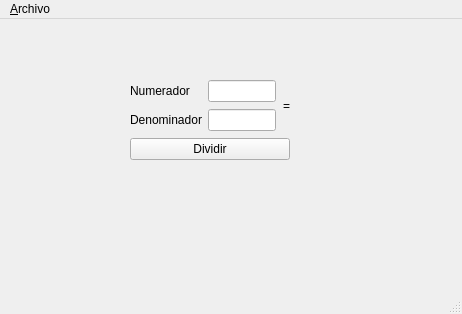
<?xml version="1.0" encoding="UTF-8"?>
<ui version="4.0">
 <class>MainWindow</class>
 <widget class="QMainWindow" name="MainWindow">
  <property name="geometry">
   <rect>
    <x>0</x>
    <y>0</y>
    <width>462</width>
    <height>314</height>
   </rect>
  </property>
  <property name="windowTitle">
   <string>MainWindow</string>
  </property>
  <widget class="QWidget" name="centralwidget">
   <widget class="QWidget" name="verticalLayoutWidget">
    <property name="geometry">
     <rect>
      <x>130</x>
      <y>60</y>
      <width>160</width>
      <height>81</height>
     </rect>
    </property>
    <layout class="QVBoxLayout" name="verticalLayout">
     <item>
      <layout class="QHBoxLayout" name="horizontalLayout">
       <item>
        <layout class="QGridLayout" name="gridLayout">
         <item row="0" column="1">
          <widget class="QLineEdit" name="lineEdit1"/>
         </item>
         <item row="1" column="1">
          <widget class="QLineEdit" name="lineEdit2"/>
         </item>
         <item row="1" column="0">
          <widget class="QLabel" name="label_2">
           <property name="text">
            <string>Denominador</string>
           </property>
          </widget>
         </item>
         <item row="0" column="0">
          <widget class="QLabel" name="label">
           <property name="text">
            <string>&lt;html&gt;&lt;head/&gt;&lt;body&gt;&lt;p&gt;Numerador&lt;/p&gt;&lt;/body&gt;&lt;/html&gt;</string>
           </property>
          </widget>
         </item>
        </layout>
       </item>
       <item>
        <spacer name="horizontalSpacer">
         <property name="orientation">
          <enum>Qt::Horizontal</enum>
         </property>
         <property name="sizeHint" stdset="0">
          <size>
           <width>40</width>
           <height>20</height>
          </size>
         </property>
        </spacer>
       </item>
       <item>
        <widget class="QLabel" name="label_3">
         <property name="text">
          <string>=</string>
         </property>
        </widget>
       </item>
      </layout>
     </item>
     <item>
      <widget class="QPushButton" name="pushButton1">
       <property name="text">
        <string>Dividir</string>
       </property>
      </widget>
     </item>
    </layout>
   </widget>
  </widget>
  <widget class="QMenuBar" name="menubar">
   <property name="geometry">
    <rect>
     <x>0</x>
     <y>0</y>
     <width>462</width>
     <height>21</height>
    </rect>
   </property>
   <widget class="QMenu" name="menu_Archivo">
    <property name="title">
     <string>&amp;Archivo</string>
    </property>
    <addaction name="action_Ejecutar"/>
    <addaction name="action_Salir"/>
   </widget>
   <addaction name="menu_Archivo"/>
  </widget>
  <widget class="QStatusBar" name="statusbar"/>
  <action name="action_Ejecutar">
   <property name="text">
    <string>&amp;Ejecutar</string>
   </property>
   <property name="shortcut">
    <string>Ctrl+E</string>
   </property>
  </action>
  <action name="action_Salir">
   <property name="text">
    <string>&amp;Salir</string>
   </property>
  </action>
 </widget>
 <resources/>
 <connections>
  <connection>
   <sender>pushButton1</sender>
   <signal>clicked()</signal>
   <receiver>MainWindow</receiver>
   <slot>click_button()</slot>
   <hints>
    <hint type="sourcelabel">
     <x>146</x>
     <y>148</y>
    </hint>
    <hint type="destinationlabel">
     <x>274</x>
     <y>184</y>
    </hint>
   </hints>
  </connection>
 </connections>
 <slots>
  <slot>click_button()</slot>
 </slots>
</ui>
